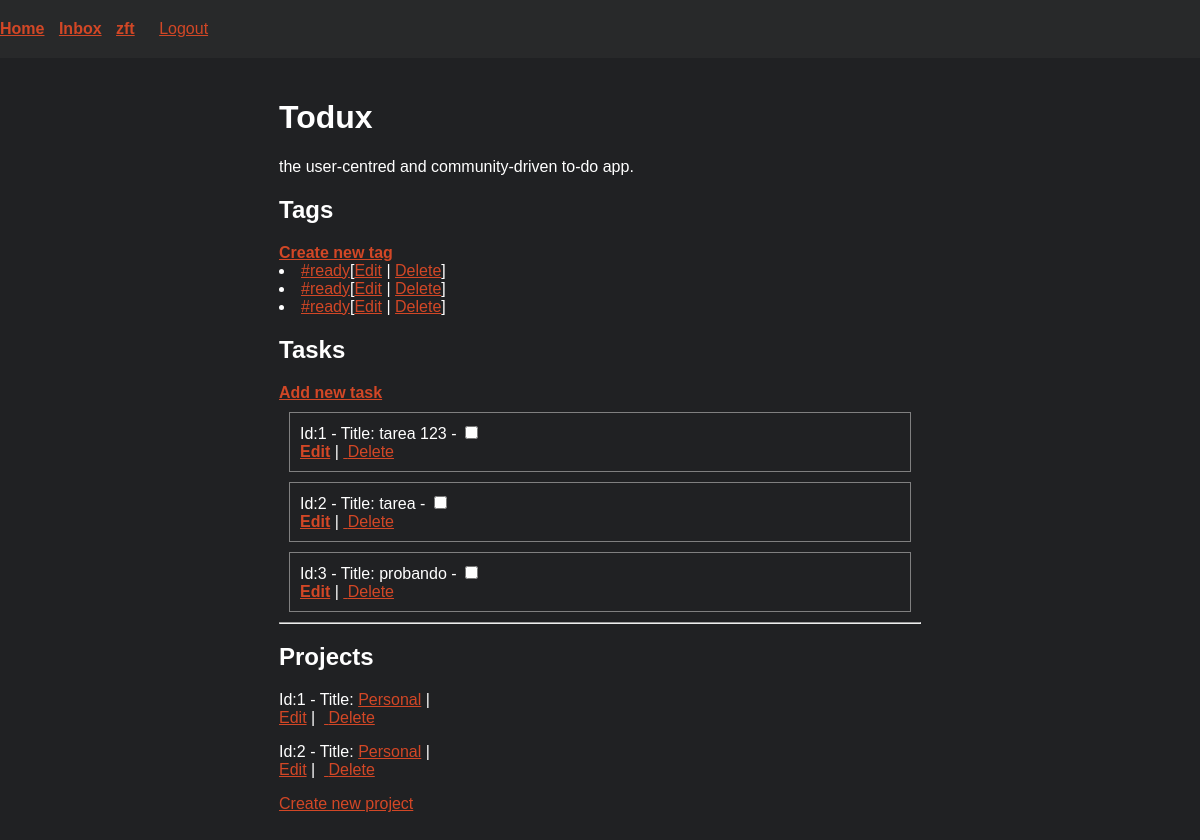
The app's page / (signed in), older data.
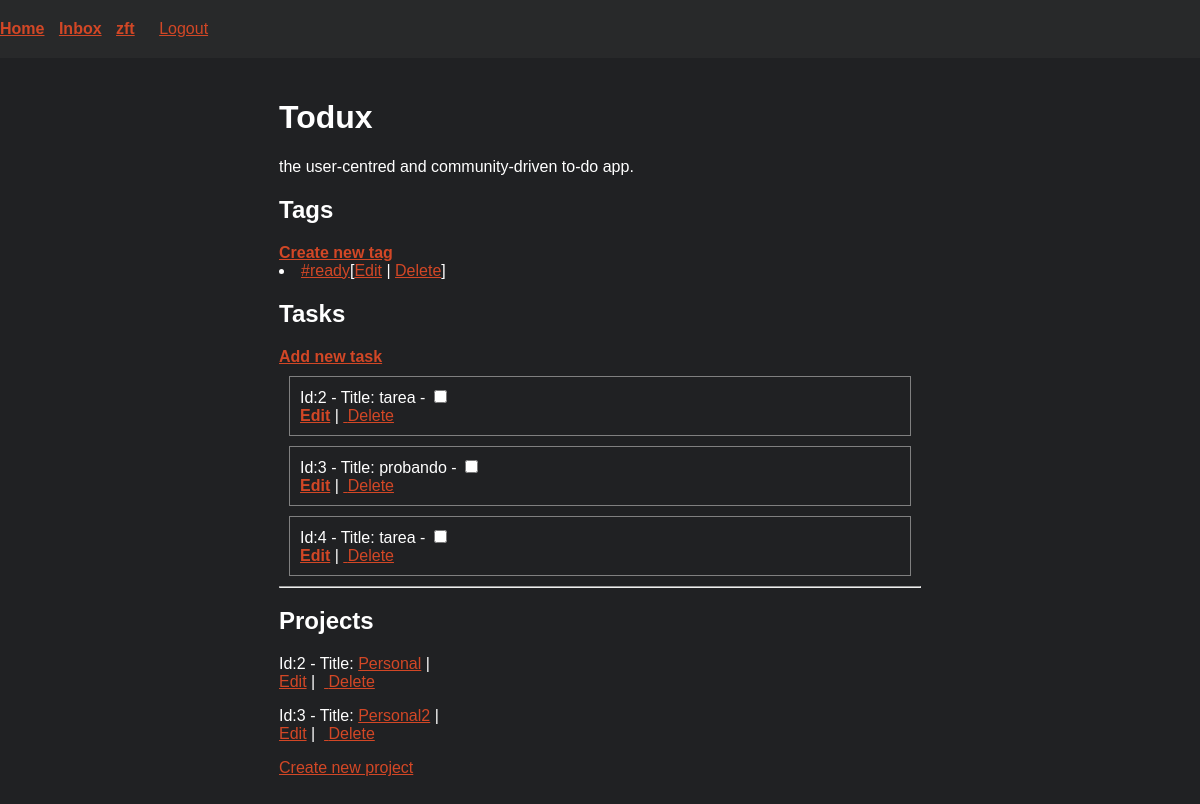
The same page, newer data.
### base/models.py (models this page shows, shortened)
class Tag(models.Model):
    name = models.CharField(max_length=100)
    owner = models.ForeignKey(User, on_delete=models.CASCADE,null=True)
    class Meta:
        unique_together = ['name', 'owner']
    def __str__(self):
        return self.name

class Task(models.Model):
    title = models.CharField(max_length=500)
    description = models.TextField(blank=True, null=True)
    done = models.BooleanField(default=False)
    start_date = models.DateTimeField(blank=True, null=True)
    due_date = models.DateTimeField(blank=True, null=True)
    priority = models.IntegerField(
        default=1,
        validators=[MinValueValidator(1), MaxValueValidator(4)]
    )
    updated = models.DateTimeField(auto_now=True)
    created = models.DateTimeField(auto_now_add=True)
    project = models.ForeignKey(Project, on_delete=models.CASCADE,null=True,blank=True)
    owner = models.ForeignKey(User, on_delete=models.CASCADE,null=True)
    tags = models.ManyToManyField(Tag, blank=True)
    class Meta():
        ordering = ['done','priority']

class Project(models.Model):
    title = models.CharField(max_length=500)
    description = models.TextField(blank=True, null=True)
    updated = models.DateTimeField(auto_now=True)
    created = models.DateTimeField(auto_now_add=True)
    owner = models.ForeignKey(User, on_delete=models.CASCADE,null=True)
    class Meta:
        unique_together = ['title', 'owner']

### base/views.py (the view)
# urls.py: path("", views.home, name="home"),
@login_required(login_url='login')
def home(request):
    user = request.user
    tasks = user.task_set.all()
    tags = user.tag_set.all()
    projects = user.project_set.all()
    context = {'tasks':tasks,'projects':projects,'tags':tags}
    return render(request,'base/home.html',context)

### base/templates/base/home.html (shortened to what this page needs)
{% extends 'main.html' %}
{% block content %}
<h1>Todux</h1>
<p>the user-centred and community-driven to-do app.</p>
<div>
    <h2>Tags</h2>
    <strong><a href="{% url 'create-tag' %}">Create new tag</a></strong>
    {% for tag in tags %}
    <li><a href="{% url 'tag' tag.pk %}">#{{tag}}</a>[<a href="{% url 'update-tag' tag.pk %}">Edit</a> | <a href="{% url 'delete-tag' tag.pk %}">Delete</a>]</li>
    {% endfor %}
</div>
<div>
    <h2>Tasks</h2>
    <strong><a href="{% url 'add-task' %}">Add new task</a></strong>
{% for task in  tasks %}
<div style="border: 1px solid grey; width: 600px; margin: 10px; padding:10px;" >
    Id:{{task.id}} - Title: {{task.title}} - <input type="checkbox" name="done" {% if task.done %} checked {% endif %}>
    <div> <strong><a href="{% url 'update-task' task.id %}">Edit</a></strong> | <a href="{% url 'delete-task' task.id %}" class=""> Delete</a></div>
</div>
{% endfor %}
</div>
<hr>
<div>
    <h2>Projects</h2>
{% for project in projects %}
<div>
    Id:{{project.id}} - Title: <a href="{% url 'project' project.id %}">{{project.title}}</a>  | <div> <a href="{% url 'update-project' project.id %}">Edit</a> |  <a href="{% url 'delete-project' project.id %}" class=""> Delete</a></div>
</div>
{% endfor %}
<div>
    <a href="{% url 'create-project' %}">Create new project</a>
</div>
</div>
{% endblock %}

### templates/main.html (shortened to what this page needs)
{% load static %}
<!DOCTYPE html>
<html lang="en">
<head>
    <link rel="stylesheet" type="text/css" href="{% static 'css/main.css' %}">
</head>
<body>
{% include 'header.html' %}
<main>
{% block content %}
{% endblock %}
</main>
{% include 'footer.html' %}
</body>
</html>

### templates/header.html (shortened to what this page needs)
<header>
<nav><a href="/" class="link">Home</a></nav>
<nav><a href="/inbox" class="link">Inbox</a></nav>
{%  if request.user.is_authenticated  %}
<nav><a href="{% url 'profile' %}"">{{request.user}}</a></nav>
<nav></nav><a href="{% url 'logout' %}">Logout</a></nav>
{% else %}
<nav></nav><a href="{% url 'login' %}">Login</a></nav>
{% endif %}
</header>

### templates/footer.html
<footer>
</footer>

### static/css/main.css (style rules this page uses)
html { background-color: #202123; color: white; font-family: sans-serif; }
body { display: flex; flex-direction: column; align-items: center; justify-content: space-between; margin: 0; }
header, main, footer { flex: auto; padding: 20px; }
header { background-color: #28292a; width: 100%; }
main { max-width:800px; }
footer { width: 100%; }
a, a:visited { color: #d24726; }

### templates/header.html (style rules this page uses)
nav { display: inline-block; margin-right: 10px; font-weight: 600; }

Row changes from the older to the newer data that the page shows:
removed Tag: name "ready"
removed Tag: name "ready"
removed Task: id "1", title "tarea 123"
removed Project: id "1", title "Personal"
added Task: id "4", title "tarea"
added Project: id "3", title "Personal2"
